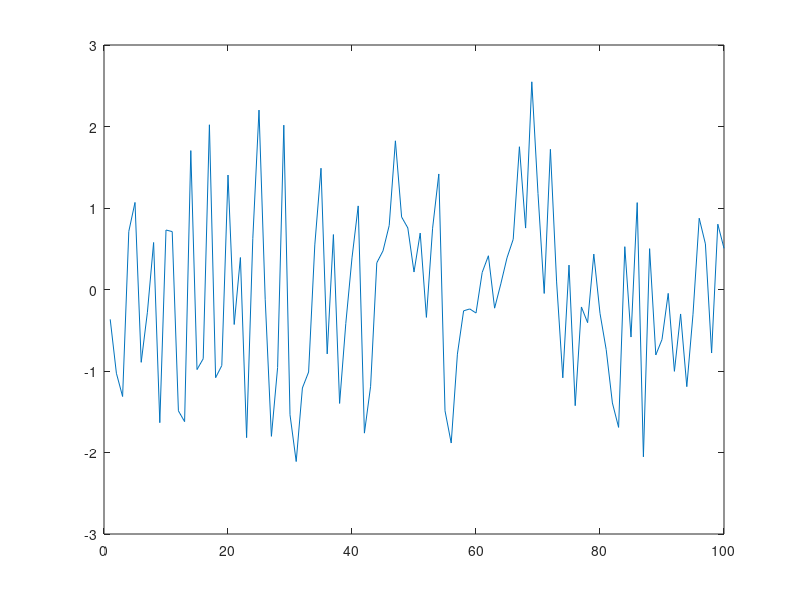
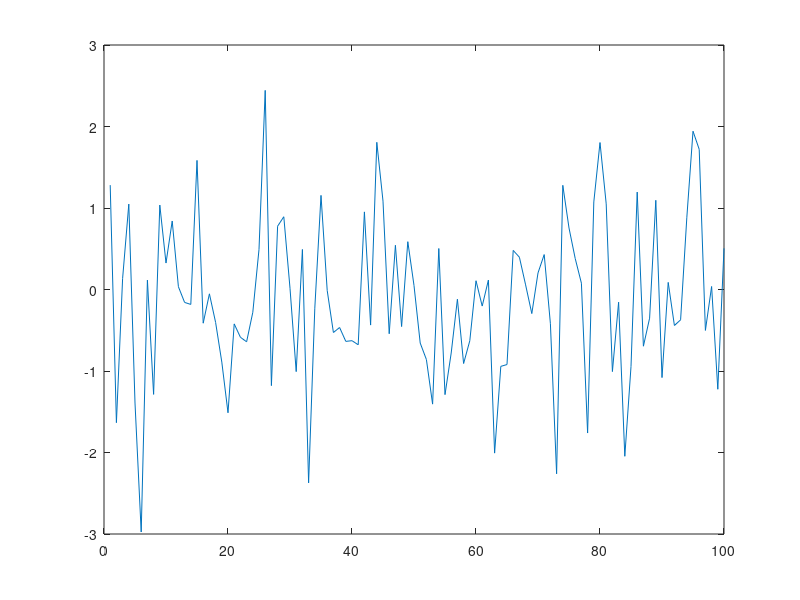

Write MATLAB code to recreate these figures, in order.
%% =========== BLIJF VAN HET ONDERSTAANDE CODE COMMENTAAR AF! =============
%                    |03dcf8aadb54521dc7a81b1957f522e2|
%                            1811231301
%
% LEES DE VOLGENDE REGELS:
%
% 1 -   De volgende AANGEMAAKTE onderdelen mag je NIET aanpassen:
%                           A: Bestandsnamen
%                           B: Commentaar bij de code
%                           C: Folders en folderstructuur
%       Doe je dat toch dan krijg je GEEN punten voor deze opdracht.
% 2 -   Als dit bestand niet uit te voeren valt, bijvoorbeeld doordat je
%       tijdens het uitvoeren een foutmelding krijgt, krijg je GEEN punten!
% 3 -   Elke variabele waar 'NaN' aan is toegekend moet JIJ bewerken.
% 4 -   Je maakt de opdracht in dit bestand. Vul het bestand alleen aan met
%       voor de opdracht nuttige code. Doe je dit niet, dan kan dat een
%       vermindering van het te verdienen aantal punten tot gevolg hebben.
% 5 -   Door JOU geschreven commentaarregels (met %% of %) worden niet
%       door ons gelezen of gebruikt. 
% 6 -   Matlab is case-sensitive (hoofdlettergevoelig). De 
%       variabelen: 'aa', 'aA', 'Aa' en 'AA' zijn allemaal verschillend. 
%       Let dus goed op!
% 7 -   Als je programma een eeuwige-lus bevat (lees: nooit stopt met
%       uitvoeren) krijg je GEEN punten.
% 
% Opdrachtbeschrijving:
% Deze opdracht bestaat uit het schrijven/aanvullen van een SCRIPT. De
% specifieke opdracht staat hieronder.
%
% LET OP!
% Exacte naamgeving is heel belangrijk! Merk bv. het verschil op tussen
% de twee variabelen: 'mekker' en de variabele 'Mekker'. Matlab maakt dus 
% onderscheid tussen kleine letters en hoofdletters.
%
%% =========== BLIJF VAN HET BOVENSTAANDE CODE COMMENTAAR AF! =============
 
%% Opdracht 4
% Zie onderstaande code. Plot de twee signalen ieder in hun eigen figure.

sig1 = randn(1,100);
sig2 = randn(1,100);

figure(1)
plot(sig1)
figure(2)
plot(sig2)
